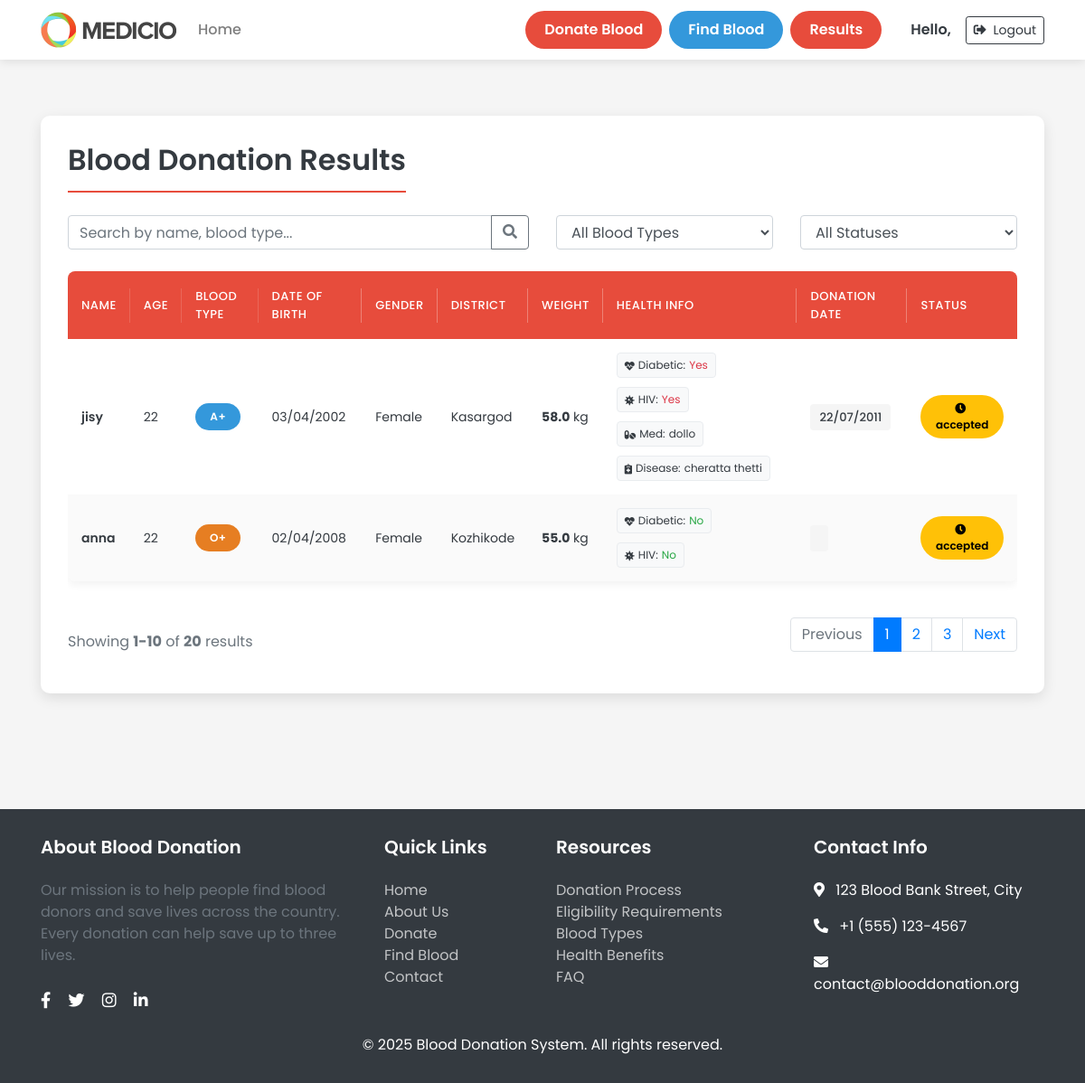
Screenshot of /view_result/ with the database file from the repository.
### donor/models.py (models this page shows, shortened)
class Blood_Donor_register(models.Model):
    First_Name = models.CharField(max_length=30)
    Last_Name = models.CharField(max_length=30)
    Age = models.PositiveIntegerField(null=False, blank=False)
    Blood_Type = models.CharField(max_length=3)
    Date_Of_Birth = models.CharField(max_length=10)
    Gender = models.CharField(max_length=10)
    Address = models.CharField(max_length=1024)
    PinCode = models.CharField(max_length=8)
    District = models.CharField(max_length=30, null=True)
    Hospital = models.CharField(max_length=80,null=True)
    State = models.CharField(max_length=15)
    Weight = models.FloatField(max_length=6)
    Diabetic = models.CharField(max_length=5)
    HIV = models.CharField(max_length=5)
    Medicine = models.CharField(max_length=5)
    Medicine_Name = models.CharField(max_length=30, null=True)
    Disease = models.CharField(max_length=5)
    Disease_Name = models.CharField(max_length=30, null=True)
    Surgery = models.CharField(max_length=5)
    Surgery_Name = models.CharField(max_length=30, null=True)
    Donated_Previous = models.CharField(max_length=5)
    Donated_Date = models.CharField(max_length=10,null=True)
    status=models.CharField(max_length=10,null=True)

### donor/views.py (the view)
# urls.py: path('view_result/',view_result,name="viewresult"),
def view_result(request):
    bdet=Blood_Donor_register.objects.all()
    return render(request, 'resulttable.html',{'result':bdet})

### template/resulttable.html (shortened to what this page needs)
{% load static %}
<!DOCTYPE html>
<html lang="en">
<head>
  <link rel="stylesheet" href="https://cdnjs.cloudflare.com/ajax/libs/font-awesome/5.15.3/css/all.min.css">
  <link rel="stylesheet" href="https://cdnjs.cloudflare.com/ajax/libs/bootstrap/4.6.0/css/bootstrap.min.css">
</head>
<body>
  <header>
    <nav class="navbar navbar-expand-lg navbar-light fixed-top">
      <div class="container">
        <a class="navbar-brand" href="{% url 'medicio' %}">
          <img src="{% static 'bloodhome/assets/img/logo.png' %}" alt="Blood Donation Logo">
        </a>
        <div class="collapse navbar-collapse" id="navbarNav">
          <ul class="navbar-nav mr-auto">
            <li class="nav-item">
              <a class="nav-link" href="/bloodlogin">Home</a>
            </li>
          </ul>
          <div class="d-flex align-items-center">
            <a href="{% url 'donate' %}" class="btn btn-donate mr-2">Donate Blood</a>
            <a href="{% url 'search' %}" class="btn btn-search mr-2">Find Blood</a>
            <a href="{% url 'viewresult' %}" class="btn btn-donate mr-3 active">Results</a>
            <div class="d-flex align-items-center ml-3">
              <span class="user-welcome mr-3">Hello, {{id}}</span>
              <a href="{% url 'logout' %}" class="btn btn-outline-dark btn-sm">
                <i class="fas fa-sign-out-alt mr-1"></i> Logout
              </a>
            </div>
          </div>
        </div>
      </div>
    </nav>
  </header>
  <section class="container py-5">
    <div class="content-section">
      <h2 class="section-title">Blood Donation Results</h2>
      <div class="row mb-4">
        <div class="col-md-6">
          <div class="input-group">
            <input type="text" class="form-control" placeholder="Search by name, blood type..." id="tableSearch">
            <div class="input-group-append">
              <button class="btn btn-outline-secondary" type="button">
                <i class="fas fa-search"></i>
              </button>
            </div>
          </div>
        </div>
        <div class="col-md-3">
          <select class="form-control" id="bloodTypeFilter">
            <option value="">All Blood Types</option>
          </select>
        </div>
        <div class="col-md-3">
          <select class="form-control" id="statusFilter">
            <option value="">All Statuses</option>
          </select>
        </div>
      </div>
      <div class="table-responsive">
        <table class="table blood-results-table">
          <thead>
            <tr>
              <th class="sortable">Name</th>
              <th class="sortable">Age</th>
              <th class="sortable">Blood Type</th>
              <th>Date of Birth</th>
              <th>Gender</th>
              <th>District</th>
              <th>Weight</th>
              <th>Health Info</th>
              <th>Donation Date</th>
              <th class="sortable">Status</th>
            </tr>
          </thead>
          <tbody>
            {% for x in result %}
              <tr>
                <th scope="row">{{x.First_Name}}</th>
                <td>{{x.Age}}</td>
                <td>
                  {% if x.Blood_Type == 'A+' %}
                    <span class="blood-type a-positive">{{x.Blood_Type}}</span>
                  {% elif x.Blood_Type == 'A-' %}
                    <span class="blood-type a-negative">{{x.Blood_Type}}</span>
                  {% elif x.Blood_Type == 'B+' %}
                    <span class="blood-type b-positive">{{x.Blood_Type}}</span>
                  {% elif x.Blood_Type == 'B-' %}
                    <span class="blood-type b-negative">{{x.Blood_Type}}</span>
                  {% elif x.Blood_Type == 'AB+' %}
                    <span class="blood-type ab-positive">{{x.Blood_Type}}</span>
                  {% elif x.Blood_Type == 'AB-' %}
                    <span class="blood-type ab-negative">{{x.Blood_Type}}</span>
                  {% elif x.Blood_Type == 'O+' %}
                    <span class="blood-type o-positive">{{x.Blood_Type}}</span>
                  {% elif x.Blood_Type == 'O-' %}
                    <span class="blood-type o-negative">{{x.Blood_Type}}</span>
                  {% else %}
                    <span class="blood-type">{{x.Blood_Type}}</span>
                  {% endif %}
                </td>
                <td>{{x.Date_Of_Birth}}</td>
                <td>{{x.Gender}}</td>
                <td>{{x.District}}</td>
                <td><strong>{{x.Weight}}</strong> kg</td>
                <td>
                  <div class="medical-info-group">
                    <div class="medical-info-item">
                      <i class="fas fa-heartbeat"></i> Diabetic:
                      {% if x.Diabetic == 'Yes' %}
                        <span class="text-danger ml-1">Yes</span>
                      {% else %}
                        <span class="text-success ml-1">No</span>
                      {% endif %}
                    </div>
                    <div class="medical-info-item">
                      <i class="fas fa-virus"></i> HIV:
                      {% if x.HIV == 'Yes' %}
                        <span class="text-danger ml-1">Yes</span>
                      {% else %}
                        <span class="text-success ml-1">No</span>
                      {% endif %}
                    </div>
                    {% if x.Medicine_Name %}
                      <div class="medical-info-item">
                        <i class="fas fa-pills"></i> Med: <span class="ml-1">{{x.Medicine_Name}}</span>
                      </div>
                    {% endif %}
                    {% if x.Disease_Name %}
                      <div class="medical-info-item">
                        <i class="fas fa-notes-medical"></i> Disease: <span class="ml-1">{{x.Disease_Name}}</span>
                      </div>
                    {% endif %}
                  </div>
                </td>
                <td><span class="donation-date">{{x.Donated_Date}}</span></td>
                <td>
                  {% if x.status == 'Approved' %}
                    <span class="status-approved"><i class="fas fa-check-circle mr-1"></i> {{x.status}}</span>
                  {% elif x.status == 'Rejected' %}
                    <span class="status-rejected"><i class="fas fa-times-circle mr-1"></i> {{x.status}}</span>
                  {% else %}
                    <span class="status-pending"><i class="fas fa-clock mr-1"></i> {{x.status}}</span>
                  {% endif %}
                </td>
              </tr>
            {% endfor %}
          </tbody>
        </table>
      </div>
      <div class="d-flex justify-content-between align-items-center mt-4">
        <div class="text-muted">
          Showing <span class="font-weight-bold">1-10</span> of <span class="font-weight-bold">20</span> results
        </div>
        <nav aria-label="Page navigation">
          <ul class="pagination">
            <li class="page-item disabled">
              <a class="page-link" href="#" tabindex="-1" aria-disabled="true">Previous</a>
            </li>
            <li class="page-item active"><a class="page-link" href="#">1</a></li>
            <li class="page-item"><a class="page-link" href="#">2</a></li>
            <li class="page-item"><a class="page-link" href="#">3</a></li>
            <li class="page-item">
              <a class="page-link" href="#">Next</a>
            </li>
          </ul>
        </nav>
      </div>
    </div>
  </section>
  <footer class="footer">
    <div class="container">
      <div class="row">
        <div class="col-lg-4 col-md-6 mb-4 mb-md-0">
          <h5 class="mb-4">About Blood Donation</h5>
          <p class="text-muted">Our mission is to help people find blood donors and save lives across the country. Every donation can help save up to three lives.</p>
          <div class="social-icons mt-4">
            <a href="#"><i class="fab fa-facebook-f"></i></a>
            <a href="#"><i class="fab fa-twitter"></i></a>
            <a href="#"><i class="fab fa-instagram"></i></a>
            <a href="#"><i class="fab fa-linkedin-in"></i></a>
          </div>
        </div>
        <div class="col-lg-2 col-md-6 mb-4 mb-md-0">
          <h5 class="mb-4">Quick Links</h5>
          <ul class="footer-links">
            <li><a href="#">Home</a></li>
            <li><a href="#">About Us</a></li>
            <li><a href="#">Donate</a></li>
            <li><a href="#">Find Blood</a></li>
            <li><a href="#">Contact</a></li>
          </ul>
        </div>
        <div class="col-lg-3 col-md-6 mb-4 mb-md-0">
          <h5 class="mb-4">Resources</h5>
          <ul class="footer-links">
            <li><a href="#">Donation Process</a></li>
            <li><a href="#">Eligibility Requirements</a></li>
            <li><a href="#">Blood Types</a></li>
            <li><a href="#">Health Benefits</a></li>
            <li><a href="#">FAQ</a></li>
          </ul>
        </div>
        <div class="col-lg-3 col-md-6">
          <h5 class="mb-4">Contact Info</h5>
          <p><i class="fas fa-map-marker-alt mr-2"></i> 123 Blood Bank Street, City</p>
          <p><i class="fas fa-phone-alt mr-2"></i> +1 (555) 123-4567</p>
          <p><i class="fas fa-envelope mr-2"></i> contact@blooddonation.org</p>
        </div>
      </div>
      <div class="row mt-4">
        <div class="col-12 text-center">
          <p class="mb-0">&copy; 2025 Blood Donation System. All rights reserved.</p>
        </div>
      </div>
    </div>
  </footer>
</body>
</html>

### template/resulttable.html (style rules this page uses)
:root { --primary: #e74c3c; --primary-light: #f9e4e2; --secondary: #3498db; --light: #f8f9fa; --dark: #343a40; --success: #28a745; --warning: #ffc107; --danger: #dc3545; --gray: #6c757d; }
body { font-family: 'Poppins', sans-serif; background-color: #f5f5f5; padding-top: 80px; }
.navbar { background-color: #fff; box-shadow: 0 2px 10px rgba(0, 0, 0, 0.1); }
.navbar-brand img { height: 40px; }
.nav-link { color: var(--dark); font-weight: 500; transition: all 0.3s ease; }
.btn-donate { background-color: var(--primary); color: white; border-radius: 30px; padding: 8px 20px; font-weight: 600; transition: all 0.3s ease; }
.btn-search { background-color: var(--secondary); color: white; border-radius: 30px; padding: 8px 20px; font-weight: 600; transition: all 0.3s ease; }
.user-welcome { font-weight: 600; color: var(--dark); }
.content-section { background-color: #fff; border-radius: 10px; box-shadow: 0 5px 15px rgba(0, 0, 0, 0.1); padding: 30px; margin-bottom: 30px; }
.section-title { color: var(--dark); font-weight: 600; margin-bottom: 25px; padding-bottom: 15px; border-bottom: 2px solid var(--primary); display: inline-block; }
.blood-results-table { width: 100%; border-collapse: separate; border-spacing: 0; border-radius: 8px; overflow: hidden; box-shadow: 0 4px 10px rgba(0, 0, 0, 0.05); }
.blood-results-table thead th { background-color: var(--primary); color: white; font-weight: 500; text-transform: uppercase; font-size: 13px; padding: 18px 15px; letter-spacing: 0.5px; border: none; vertical-align: middle; position: relative; }
.blood-results-table thead th::after { content: ''; position: absolute; right: 0; top: 25%; height: 50%; width: 1px; background-color: rgba(255, 255, 255, 0.3); }
.blood-results-table thead th:last-child::after { display: none; }
.blood-results-table tbody tr { transition: all 0.3s ease; border-bottom: 1px solid #eee; }
.blood-results-table tbody tr:last-child { border-bottom: none; }
.blood-results-table tbody td, .blood-results-table tbody th { padding: 15px; font-size: 14px; vertical-align: middle; color: var(--dark); border-top: none; }
.blood-results-table tbody th { font-weight: 600; }
.blood-results-table .blood-type { display: inline-block; font-weight: 600; color: #fff; background-color: var(--primary); padding: 6px 12px; border-radius: 20px; text-align: center; min-width: 50px; font-size: 12px; letter-spacing: 0.5px; }
.blood-results-table .blood-type.a-positive, .blood-results-table .blood-type.a-negative { background-color: #3498db; }
.blood-results-table .blood-type.o-positive, .blood-results-table .blood-type.o-negative { background-color: #e67e22; }
.status-pending { background-color: var(--warning); color: #000; border-radius: 30px; padding: 6px 12px; font-size: 12px; font-weight: 600; display: inline-block; min-width: 90px; text-align: center; }
.medical-info-group { display: flex; align-items: center; gap: 10px; flex-wrap: wrap; }
.medical-info-item { background-color: #f8f9fa; border: 1px solid #e9ecef; border-radius: 4px; padding: 4px 8px; font-size: 12px; display: flex; align-items: center; }
.medical-info-item i { margin-right: 4px; font-size: 11px; }
.donation-date { background-color: #f5f5f5; border-radius: 4px; padding: 5px 10px; font-size: 13px; font-weight: 500; }
.blood-results-table tbody tr:nth-child(even) { background-color: rgba(0,0,0,0.02); }
.sortable { cursor: pointer; }
.sortable::after { content: "\f0dc"; font-family: "Font Awesome 5 Free"; font-weight: 900; margin-left: 5px; font-size: 12px; opacity: 0.5; }
.footer { background-color: var(--dark); color: white; padding: 30px 0; margin-top: 50px; }
.footer h5 { font-weight: 600; }
.footer-links { list-style: none; padding-left: 0; }
.footer-links li a { color: rgba(255, 255, 255, 0.7); text-decoration: none; transition: all 0.3s ease; }
.social-icons a { color: white; margin-right: 15px; font-size: 18px; transition: all 0.3s ease; }

### rows the page displays
Blood_Donor_register: First_Name "jisy", Age "22", Blood_Type "A+", Date_Of_Birth "03/04/2002", Gender "Female", District "Kasargod", Weight "58.0", Diabetic "Yes", HIV "Yes", Medicine_Name "dollo", Disease_Name "cheratta thetti", Donated_Date "22/07/2011", status "accepted"
Blood_Donor_register: First_Name "anna", Age "22", Blood_Type "O+", Date_Of_Birth "02/04/2008", Gender "Female", District "Kozhikode", Weight "55.0", Diabetic "No", HIV "No", status "accepted"
